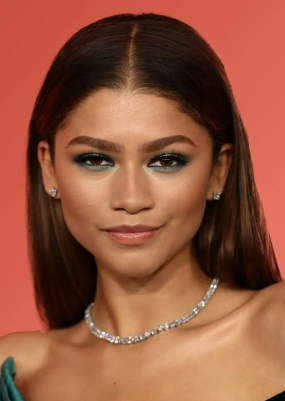
#> input picture Cascade/face.png, 285 x 401 px
$ python 'Eye(Image).py'
#> lines starting #> are read from the running program, lines starting #| are printed output that depends on the picture; after the words box and inside, x2 and y2 are one past the last pixel; in counts of white or black regions, pixels touching at a corner belong together

import cv2

img = cv2.imread("../face.png")
#> img is the input picture: shape (401, 285, 3); mean B, G, R 62.2, 86.5, 148.2
gray = cv2.cvtColor(img,cv2.COLOR_BGR2GRAY)
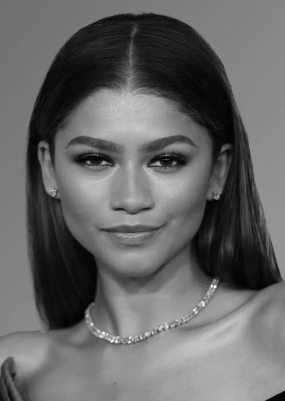
#> gray: shape (401, 285); min 1, max 250, mean 102.2
cascade_face =cv2.CascadeClassifier("../haarcascade_frontalface_default.xml")
cascade_eye  = cv2.CascadeClassifier("../haarcascade_eye.xml")

faces = cascade_face.detectMultiScale(gray,1.3,4)
#> faces = [[42, 91, 179, 179]]


for (x,y,w,h) in faces:
    cv2.rectangle(img,(x,y),(x+w,y+h),(255,0,0),2)

    img2=img[y:y+h,x:x+w]
    gray2=gray[y:y+h,x:x+w]

    eyes = cascade_eye.detectMultiScale(gray2, 1.3, 4)

    for (x1,y1,w1,h1) in eyes:
        cv2.rectangle(img2,(x1,y1),(x1+w1,y1+h1),(0,255,0),2)
#> this loop made 1 pass
#> (x, y, w, h, eyes) on pass 1: (42, 91, 179, 179, [[29, 45, 46, 46], [100, 47, 46, 46]])
#> pass 1, `img2=img[y:y+h,x:x+w]`:
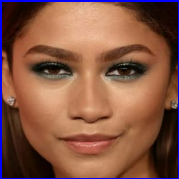
#> img2: shape (179, 179, 3); mean B, G, R 69.6, 87.2, 133.8
#> pass 1, `gray2=gray[y:y+h,x:x+w]`:
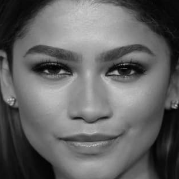
#> gray2: shape (179, 179); min 1, max 203, mean 99.9
#> after the loop:
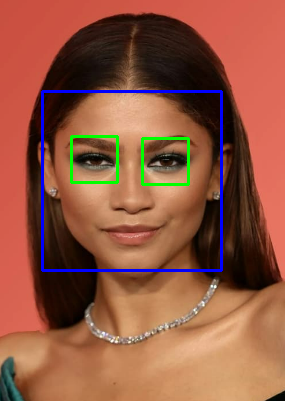
#> img: shape (401, 285, 3); 2.84% of pixels changed, all inside (x1, y1, x2, y2) = (41, 90, 223, 272)
#> after the loop:
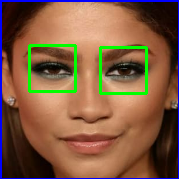
#> img2: shape (179, 179, 3); 3.42% of pixels changed, all inside (x1, y1, x2, y2) = (28, 44, 148, 95)


cv2.imshow('img',img)

cv2.waitKey(0)
cv2.destroyAllWindows()
